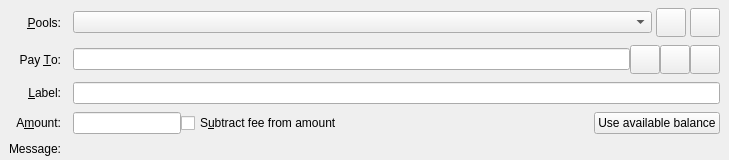
<?xml version="1.0" encoding="UTF-8"?>
<ui version="4.0">
 <class>SendCoinsEntry</class>
 <widget class="QStackedWidget" name="SendCoinsEntry">
  <property name="geometry">
   <rect>
    <x>0</x>
    <y>0</y>
    <width>729</width>
    <height>150</height>
   </rect>
  </property>
  <property name="focusPolicy">
   <enum>Qt::TabFocus</enum>
  </property>
  <property name="autoFillBackground">
   <bool>false</bool>
  </property>
  <widget class="QFrame" name="SendCoins">
   <property name="frameShape">
    <enum>QFrame::NoFrame</enum>
   </property>
   <layout class="QGridLayout" name="gridLayout">
    <property name="topMargin">
     <number>8</number>
    </property>
    <property name="bottomMargin">
     <number>4</number>
    </property>
    <property name="horizontalSpacing">
     <number>12</number>
    </property>
    <property name="verticalSpacing">
     <number>8</number>
    </property>
    <item row="0" column="0">
     <widget class="QLabel" name="stakingPoolLabel">
      <property name="text">
       <string>&amp;Pools:</string>
      </property>
      <property name="alignment">
       <set>Qt::AlignRight|Qt::AlignTrailing|Qt::AlignVCenter</set>
      </property>
      <property name="buddy">
       <cstring>stakingPoolSelector</cstring>
      </property>
     </widget>
    </item>
    <item row="0" column="1">
      <layout class="QHBoxLayout" name="stakingPoolToLayout">
        <property name="spacing">
          <number>4</number>
        </property>
        <item>
          <widget class="QComboBox" name="stakingPoolSelector" />
        </item>
        <item>
          <widget class="QToolButton" name="reloadStakingPools">
            <property name="toolTip">
              <string>Reload staking pools</string>
            </property>
            <property name="text">
              <string/>
            </property>
            <property name="icon">
              <iconset resource="../bitcoin.qrc">
                <normaloff>:/icons/synced</normaloff>:/icons/synced</iconset>
            </property>
            <property name="iconSize">
              <size>
                <width>22</width>
                <height>22</height>
              </size>
            </property>
          </widget>
        </item>
        <item>
          <widget class="QToolButton" name="createStakingPool">
            <property name="toolTip">
              <string>Create staking pool</string>
            </property>
            <property name="text">
              <string/>
            </property>
            <property name="icon">
              <iconset resource="../bitcoin.qrc">
                <normaloff>:/icons/add</normaloff>:/icons/add</iconset>
            </property>
            <property name="iconSize">
              <size>
                <width>22</width>
                <height>22</height>
              </size>
            </property>
          </widget>
        </item>
      </layout>
    </item>
    <item row="1" column="0">
     <widget class="QLabel" name="payToLabel">
      <property name="text">
       <string>Pay &amp;To:</string>
      </property>
      <property name="alignment">
       <set>Qt::AlignRight|Qt::AlignTrailing|Qt::AlignVCenter</set>
      </property>
      <property name="buddy">
       <cstring>payTo</cstring>
      </property>
     </widget>
    </item>
    <item row="1" column="1">
     <layout class="QHBoxLayout" name="payToLayout">
      <property name="spacing">
       <number>0</number>
      </property>
      <item>
       <widget class="QValidatedLineEdit" name="payTo">
        <property name="toolTip">
         <string>The Qitcoin address to send the payment to</string>
        </property>
       </widget>
      </item>
      <item>
       <widget class="QToolButton" name="addressBookButton">
        <property name="toolTip">
         <string>Choose previously used address</string>
        </property>
        <property name="text">
         <string/>
        </property>
        <property name="icon">
         <iconset resource="../bitcoin.qrc">
          <normaloff>:/icons/address-book</normaloff>:/icons/address-book</iconset>
        </property>
        <property name="iconSize">
         <size>
          <width>22</width>
          <height>22</height>
         </size>
        </property>
        <property name="shortcut">
         <string>Alt+A</string>
        </property>
       </widget>
      </item>
      <item>
       <widget class="QToolButton" name="pasteButton">
        <property name="toolTip">
         <string>Paste address from clipboard</string>
        </property>
        <property name="text">
         <string/>
        </property>
        <property name="icon">
         <iconset resource="../bitcoin.qrc">
          <normaloff>:/icons/editpaste</normaloff>:/icons/editpaste</iconset>
        </property>
        <property name="iconSize">
         <size>
          <width>22</width>
          <height>22</height>
         </size>
        </property>
        <property name="shortcut">
         <string>Alt+P</string>
        </property>
       </widget>
      </item>
      <item>
       <widget class="QToolButton" name="deleteButton">
        <property name="toolTip">
         <string>Remove this entry</string>
        </property>
        <property name="text">
         <string/>
        </property>
        <property name="icon">
         <iconset resource="../bitcoin.qrc">
          <normaloff>:/icons/remove</normaloff>:/icons/remove</iconset>
        </property>
        <property name="iconSize">
         <size>
          <width>22</width>
          <height>22</height>
         </size>
        </property>
       </widget>
      </item>
     </layout>
    </item>
    <item row="2" column="0">
     <widget class="QLabel" name="labellLabel">
      <property name="text">
       <string>&amp;Label:</string>
      </property>
      <property name="alignment">
       <set>Qt::AlignRight|Qt::AlignTrailing|Qt::AlignVCenter</set>
      </property>
      <property name="buddy">
       <cstring>addAsLabel</cstring>
      </property>
     </widget>
    </item>
    <item row="2" column="1">
     <widget class="QLineEdit" name="addAsLabel">
      <property name="toolTip">
       <string>Enter a label for this address to add it to the list of used addresses</string>
      </property>
     </widget>
    </item>
    <item row="4" column="0">
     <widget class="QLabel" name="amountLabel">
      <property name="text">
       <string>A&amp;mount:</string>
      </property>
      <property name="alignment">
       <set>Qt::AlignRight|Qt::AlignTrailing|Qt::AlignVCenter</set>
      </property>
      <property name="buddy">
       <cstring>payAmount</cstring>
      </property>
     </widget>
    </item>
    <item row="5" column="0">
     <widget class="QLabel" name="messageLabel">
      <property name="text">
       <string>Message:</string>
      </property>
      <property name="alignment">
       <set>Qt::AlignRight|Qt::AlignTrailing|Qt::AlignVCenter</set>
      </property>
     </widget>
    </item>
    <item row="4" column="1">
     <layout class="QHBoxLayout" name="horizontalLayoutAmount" stretch="0,1,0">
      <item>
       <widget class="BitcoinAmountField" name="payAmount"/>
      </item>
      <item>
       <widget class="QCheckBox" name="checkboxSubtractFeeFromAmount">
        <property name="toolTip">
         <string>The fee will be deducted from the amount being sent. The recipient will receive less QTCs than you enter in the amount field. If multiple recipients are selected, the fee is split equally.</string>
        </property>
        <property name="text">
         <string>S&amp;ubtract fee from amount</string>
        </property>
       </widget>
      </item>
      <item>
       <widget class="QPushButton" name="useAvailableBalanceButton">
        <property name="text">
         <string>Use available balance</string>
        </property>
       </widget>
      </item>
     </layout>
    </item>
    <item row="5" column="1">
     <widget class="QLabel" name="messageTextLabel">
      <property name="toolTip">
       <string>A message that was attached to the qitcoin: URI which will be stored with the transaction for your reference. Note: This message will not be sent over the Qitcoin network.</string>
      </property>
     </widget>
    </item>
   </layout>
  </widget>
  <widget class="QFrame" name="SendCoins_UnauthenticatedPaymentRequest">
   <property name="palette">
    <palette>
     <active>
      <colorrole role="WindowText">
       <brush brushstyle="SolidPattern">
        <color alpha="255">
         <red>0</red>
         <green>0</green>
         <blue>0</blue>
        </color>
       </brush>
      </colorrole>
      <colorrole role="Button">
       <brush brushstyle="SolidPattern">
        <color alpha="255">
         <red>255</red>
         <green>255</green>
         <blue>127</blue>
        </color>
       </brush>
      </colorrole>
      <colorrole role="Light">
       <brush brushstyle="SolidPattern">
        <color alpha="255">
         <red>255</red>
         <green>255</green>
         <blue>255</blue>
        </color>
       </brush>
      </colorrole>
      <colorrole role="Midlight">
       <brush brushstyle="SolidPattern">
        <color alpha="255">
         <red>255</red>
         <green>255</green>
         <blue>191</blue>
        </color>
       </brush>
      </colorrole>
      <colorrole role="Dark">
       <brush brushstyle="SolidPattern">
        <color alpha="255">
         <red>127</red>
         <green>127</green>
         <blue>63</blue>
        </color>
       </brush>
      </colorrole>
      <colorrole role="Mid">
       <brush brushstyle="SolidPattern">
        <color alpha="255">
         <red>170</red>
         <green>170</green>
         <blue>84</blue>
        </color>
       </brush>
      </colorrole>
      <colorrole role="Text">
       <brush brushstyle="SolidPattern">
        <color alpha="255">
         <red>0</red>
         <green>0</green>
         <blue>0</blue>
        </color>
       </brush>
      </colorrole>
      <colorrole role="BrightText">
       <brush brushstyle="SolidPattern">
        <color alpha="255">
         <red>255</red>
         <green>255</green>
         <blue>255</blue>
        </color>
       </brush>
      </colorrole>
      <colorrole role="ButtonText">
       <brush brushstyle="SolidPattern">
        <color alpha="255">
         <red>0</red>
         <green>0</green>
         <blue>0</blue>
        </color>
       </brush>
      </colorrole>
      <colorrole role="Base">
       <brush brushstyle="SolidPattern">
        <color alpha="255">
         <red>255</red>
         <green>255</green>
         <blue>255</blue>
        </color>
       </brush>
      </colorrole>
      <colorrole role="Window">
       <brush brushstyle="SolidPattern">
        <color alpha="255">
         <red>255</red>
         <green>255</green>
         <blue>127</blue>
        </color>
       </brush>
      </colorrole>
      <colorrole role="Shadow">
       <brush brushstyle="SolidPattern">
        <color alpha="255">
         <red>0</red>
         <green>0</green>
         <blue>0</blue>
        </color>
       </brush>
      </colorrole>
      <colorrole role="AlternateBase">
       <brush brushstyle="SolidPattern">
        <color alpha="255">
         <red>255</red>
         <green>255</green>
         <blue>191</blue>
        </color>
       </brush>
      </colorrole>
      <colorrole role="ToolTipBase">
       <brush brushstyle="SolidPattern">
        <color alpha="255">
         <red>255</red>
         <green>255</green>
         <blue>220</blue>
        </color>
       </brush>
      </colorrole>
      <colorrole role="ToolTipText">
       <brush brushstyle="SolidPattern">
        <color alpha="255">
         <red>0</red>
         <green>0</green>
         <blue>0</blue>
        </color>
       </brush>
      </colorrole>
     </active>
     <inactive>
      <colorrole role="WindowText">
       <brush brushstyle="SolidPattern">
        <color alpha="255">
         <red>0</red>
         <green>0</green>
         <blue>0</blue>
        </color>
       </brush>
      </colorrole>
      <colorrole role="Button">
       <brush brushstyle="SolidPattern">
        <color alpha="255">
         <red>255</red>
         <green>255</green>
         <blue>127</blue>
        </color>
       </brush>
      </colorrole>
      <colorrole role="Light">
       <brush brushstyle="SolidPattern">
        <color alpha="255">
         <red>255</red>
         <green>255</green>
         <blue>255</blue>
        </color>
       </brush>
      </colorrole>
      <colorrole role="Midlight">
       <brush brushstyle="SolidPattern">
        <color alpha="255">
         <red>255</red>
         <green>255</green>
         <blue>191</blue>
        </color>
       </brush>
      </colorrole>
      <colorrole role="Dark">
       <brush brushstyle="SolidPattern">
        <color alpha="255">
         <red>127</red>
         <green>127</green>
         <blue>63</blue>
        </color>
       </brush>
      </colorrole>
      <colorrole role="Mid">
       <brush brushstyle="SolidPattern">
        <color alpha="255">
         <red>170</red>
         <green>170</green>
         <blue>84</blue>
        </color>
       </brush>
      </colorrole>
      <colorrole role="Text">
       <brush brushstyle="SolidPattern">
        <color alpha="255">
         <red>0</red>
         <green>0</green>
         <blue>0</blue>
        </color>
       </brush>
      </colorrole>
      <colorrole role="BrightText">
       <brush brushstyle="SolidPattern">
        <color alpha="255">
         <red>255</red>
         <green>255</green>
         <blue>255</blue>
        </color>
       </brush>
      </colorrole>
      <colorrole role="ButtonText">
       <brush brushstyle="SolidPattern">
        <color alpha="255">
         <red>0</red>
         <green>0</green>
         <blue>0</blue>
        </color>
       </brush>
      </colorrole>
      <colorrole role="Base">
       <brush brushstyle="SolidPattern">
        <color alpha="255">
         <red>255</red>
         <green>255</green>
         <blue>255</blue>
        </color>
       </brush>
      </colorrole>
      <colorrole role="Window">
       <brush brushstyle="SolidPattern">
        <color alpha="255">
         <red>255</red>
         <green>255</green>
         <blue>127</blue>
        </color>
       </brush>
      </colorrole>
      <colorrole role="Shadow">
       <brush brushstyle="SolidPattern">
        <color alpha="255">
         <red>0</red>
         <green>0</green>
         <blue>0</blue>
        </color>
       </brush>
      </colorrole>
      <colorrole role="AlternateBase">
       <brush brushstyle="SolidPattern">
        <color alpha="255">
         <red>255</red>
         <green>255</green>
         <blue>191</blue>
        </color>
       </brush>
      </colorrole>
      <colorrole role="ToolTipBase">
       <brush brushstyle="SolidPattern">
        <color alpha="255">
         <red>255</red>
         <green>255</green>
         <blue>220</blue>
        </color>
       </brush>
      </colorrole>
      <colorrole role="ToolTipText">
       <brush brushstyle="SolidPattern">
        <color alpha="255">
         <red>0</red>
         <green>0</green>
         <blue>0</blue>
        </color>
       </brush>
      </colorrole>
     </inactive>
     <disabled>
      <colorrole role="WindowText">
       <brush brushstyle="SolidPattern">
        <color alpha="255">
         <red>127</red>
         <green>127</green>
         <blue>63</blue>
        </color>
       </brush>
      </colorrole>
      <colorrole role="Button">
       <brush brushstyle="SolidPattern">
        <color alpha="255">
         <red>255</red>
         <green>255</green>
         <blue>127</blue>
        </color>
       </brush>
      </colorrole>
      <colorrole role="Light">
       <brush brushstyle="SolidPattern">
        <color alpha="255">
         <red>255</red>
         <green>255</green>
         <blue>255</blue>
        </color>
       </brush>
      </colorrole>
      <colorrole role="Midlight">
       <brush brushstyle="SolidPattern">
        <color alpha="255">
         <red>255</red>
         <green>255</green>
         <blue>191</blue>
        </color>
       </brush>
      </colorrole>
      <colorrole role="Dark">
       <brush brushstyle="SolidPattern">
        <color alpha="255">
         <red>127</red>
         <green>127</green>
         <blue>63</blue>
        </color>
       </brush>
      </colorrole>
      <colorrole role="Mid">
       <brush brushstyle="SolidPattern">
        <color alpha="255">
         <red>170</red>
         <green>170</green>
         <blue>84</blue>
        </color>
       </brush>
      </colorrole>
      <colorrole role="Text">
       <brush brushstyle="SolidPattern">
        <color alpha="255">
         <red>127</red>
         <green>127</green>
         <blue>63</blue>
        </color>
       </brush>
      </colorrole>
      <colorrole role="BrightText">
       <brush brushstyle="SolidPattern">
        <color alpha="255">
         <red>255</red>
         <green>255</green>
         <blue>255</blue>
        </color>
       </brush>
      </colorrole>
      <colorrole role="ButtonText">
       <brush brushstyle="SolidPattern">
        <color alpha="255">
         <red>127</red>
         <green>127</green>
         <blue>63</blue>
        </color>
       </brush>
      </colorrole>
      <colorrole role="Base">
       <brush brushstyle="SolidPattern">
        <color alpha="255">
         <red>255</red>
         <green>255</green>
         <blue>127</blue>
        </color>
       </brush>
      </colorrole>
      <colorrole role="Window">
       <brush brushstyle="SolidPattern">
        <color alpha="255">
         <red>255</red>
         <green>255</green>
         <blue>127</blue>
        </color>
       </brush>
      </colorrole>
      <colorrole role="Shadow">
       <brush brushstyle="SolidPattern">
        <color alpha="255">
         <red>0</red>
         <green>0</green>
         <blue>0</blue>
        </color>
       </brush>
      </colorrole>
      <colorrole role="AlternateBase">
       <brush brushstyle="SolidPattern">
        <color alpha="255">
         <red>255</red>
         <green>255</green>
         <blue>127</blue>
        </color>
       </brush>
      </colorrole>
      <colorrole role="ToolTipBase">
       <brush brushstyle="SolidPattern">
        <color alpha="255">
         <red>255</red>
         <green>255</green>
         <blue>220</blue>
        </color>
       </brush>
      </colorrole>
      <colorrole role="ToolTipText">
       <brush brushstyle="SolidPattern">
        <color alpha="255">
         <red>0</red>
         <green>0</green>
         <blue>0</blue>
        </color>
       </brush>
      </colorrole>
     </disabled>
    </palette>
   </property>
   <property name="toolTip">
    <string>This is an unauthenticated payment request.</string>
   </property>
   <property name="autoFillBackground">
    <bool>true</bool>
   </property>
   <property name="frameShape">
    <enum>QFrame::NoFrame</enum>
   </property>
   <layout class="QGridLayout" name="gridLayout_is">
    <property name="spacing">
     <number>12</number>
    </property>
    <item row="0" column="0">
     <widget class="QLabel" name="payToLabel_is">
      <property name="minimumSize">
       <size>
        <width>80</width>
        <height>0</height>
       </size>
      </property>
      <property name="text">
       <string>Pay To:</string>
      </property>
      <property name="alignment">
       <set>Qt::AlignRight|Qt::AlignTrailing|Qt::AlignVCenter</set>
      </property>
     </widget>
    </item>
    <item row="0" column="1">
     <layout class="QHBoxLayout" name="payToLayout_is">
      <property name="spacing">
       <number>0</number>
      </property>
      <item>
       <widget class="QLabel" name="payTo_is"/>
      </item>
      <item>
       <widget class="QToolButton" name="deleteButton_is">
        <property name="toolTip">
         <string>Remove this entry</string>
        </property>
        <property name="text">
         <string/>
        </property>
        <property name="icon">
         <iconset resource="../bitcoin.qrc">
          <normaloff>:/icons/remove</normaloff>:/icons/remove</iconset>
        </property>
       </widget>
      </item>
     </layout>
    </item>
    <item row="1" column="0">
     <widget class="QLabel" name="memoLabel_is">
      <property name="minimumSize">
       <size>
        <width>80</width>
        <height>0</height>
       </size>
      </property>
      <property name="text">
       <string>Memo:</string>
      </property>
      <property name="alignment">
       <set>Qt::AlignRight|Qt::AlignTrailing|Qt::AlignVCenter</set>
      </property>
     </widget>
    </item>
    <item row="1" column="1">
     <widget class="QLabel" name="memoTextLabel_is">
      <property name="textFormat">
       <enum>Qt::PlainText</enum>
      </property>
     </widget>
    </item>
    <item row="2" column="0">
     <widget class="QLabel" name="amountLabel_is">
      <property name="minimumSize">
       <size>
        <width>80</width>
        <height>0</height>
       </size>
      </property>
      <property name="text">
       <string>A&amp;mount:</string>
      </property>
      <property name="alignment">
       <set>Qt::AlignRight|Qt::AlignTrailing|Qt::AlignVCenter</set>
      </property>
      <property name="buddy">
       <cstring>payAmount_is</cstring>
      </property>
     </widget>
    </item>
    <item row="2" column="1">
     <widget class="BitcoinAmountField" name="payAmount_is">
      <property name="acceptDrops">
       <bool>false</bool>
      </property>
     </widget>
    </item>
   </layout>
  </widget>
  <widget class="QFrame" name="SendCoins_AuthenticatedPaymentRequest">
   <property name="palette">
    <palette>
     <active>
      <colorrole role="WindowText">
       <brush brushstyle="SolidPattern">
        <color alpha="255">
         <red>0</red>
         <green>0</green>
         <blue>0</blue>
        </color>
       </brush>
      </colorrole>
      <colorrole role="Button">
       <brush brushstyle="SolidPattern">
        <color alpha="255">
         <red>140</red>
         <green>232</green>
         <blue>119</blue>
        </color>
       </brush>
      </colorrole>
      <colorrole role="Light">
       <brush brushstyle="SolidPattern">
        <color alpha="255">
         <red>230</red>
         <green>255</green>
         <blue>224</blue>
        </color>
       </brush>
      </colorrole>
      <colorrole role="Midlight">
       <brush brushstyle="SolidPattern">
        <color alpha="255">
         <red>185</red>
         <green>243</green>
         <blue>171</blue>
        </color>
       </brush>
      </colorrole>
      <colorrole role="Dark">
       <brush brushstyle="SolidPattern">
        <color alpha="255">
         <red>70</red>
         <green>116</green>
         <blue>59</blue>
        </color>
       </brush>
      </colorrole>
      <colorrole role="Mid">
       <brush brushstyle="SolidPattern">
        <color alpha="255">
         <red>93</red>
         <green>155</green>
         <blue>79</blue>
        </color>
       </brush>
      </colorrole>
      <colorrole role="Text">
       <brush brushstyle="SolidPattern">
        <color alpha="255">
         <red>0</red>
         <green>0</green>
         <blue>0</blue>
        </color>
       </brush>
      </colorrole>
      <colorrole role="BrightText">
       <brush brushstyle="SolidPattern">
        <color alpha="255">
         <red>155</red>
         <green>255</green>
         <blue>147</blue>
        </color>
       </brush>
      </colorrole>
      <colorrole role="ButtonText">
       <brush brushstyle="SolidPattern">
        <color alpha="255">
         <red>0</red>
         <green>0</green>
         <blue>0</blue>
        </color>
       </brush>
      </colorrole>
      <colorrole role="Base">
       <brush brushstyle="SolidPattern">
        <color alpha="255">
         <red>119</red>
         <green>255</green>
         <blue>233</blue>
        </color>
       </brush>
      </colorrole>
      <colorrole role="Window">
       <brush brushstyle="SolidPattern">
        <color alpha="255">
         <red>140</red>
         <green>232</green>
         <blue>119</blue>
        </color>
       </brush>
      </colorrole>
      <colorrole role="Shadow">
       <brush brushstyle="SolidPattern">
        <color alpha="255">
         <red>0</red>
         <green>0</green>
         <blue>0</blue>
        </color>
       </brush>
      </colorrole>
      <colorrole role="AlternateBase">
       <brush brushstyle="SolidPattern">
        <color alpha="255">
         <red>197</red>
         <green>243</green>
         <blue>187</blue>
        </color>
       </brush>
      </colorrole>
      <colorrole role="NoRole">
       <brush brushstyle="SolidPattern">
        <color alpha="255">
         <red>125</red>
         <green>194</green>
         <blue>122</blue>
        </color>
       </brush>
      </colorrole>
      <colorrole role="ToolTipBase">
       <brush brushstyle="SolidPattern">
        <color alpha="255">
         <red>255</red>
         <green>255</green>
         <blue>220</blue>
        </color>
       </brush>
      </colorrole>
      <colorrole role="ToolTipText">
       <brush brushstyle="SolidPattern">
        <color alpha="255">
         <red>0</red>
         <green>0</green>
         <blue>0</blue>
        </color>
       </brush>
      </colorrole>
     </active>
     <inactive>
      <colorrole role="WindowText">
       <brush brushstyle="SolidPattern">
        <color alpha="255">
         <red>0</red>
         <green>0</green>
         <blue>0</blue>
        </color>
       </brush>
      </colorrole>
      <colorrole role="Button">
       <brush brushstyle="SolidPattern">
        <color alpha="255">
         <red>140</red>
         <green>232</green>
         <blue>119</blue>
        </color>
       </brush>
      </colorrole>
      <colorrole role="Light">
       <brush brushstyle="SolidPattern">
        <color alpha="255">
         <red>230</red>
         <green>255</green>
         <blue>224</blue>
        </color>
       </brush>
      </colorrole>
      <colorrole role="Midlight">
       <brush brushstyle="SolidPattern">
        <color alpha="255">
         <red>185</red>
         <green>243</green>
         <blue>171</blue>
        </color>
       </brush>
      </colorrole>
      <colorrole role="Dark">
       <brush brushstyle="SolidPattern">
        <color alpha="255">
         <red>70</red>
         <green>116</green>
         <blue>59</blue>
        </color>
       </brush>
      </colorrole>
      <colorrole role="Mid">
       <brush brushstyle="SolidPattern">
        <color alpha="255">
         <red>93</red>
         <green>155</green>
         <blue>79</blue>
        </color>
       </brush>
      </colorrole>
      <colorrole role="Text">
       <brush brushstyle="SolidPattern">
        <color alpha="255">
         <red>0</red>
         <green>0</green>
         <blue>0</blue>
        </color>
       </brush>
      </colorrole>
      <colorrole role="BrightText">
       <brush brushstyle="SolidPattern">
        <color alpha="255">
         <red>155</red>
         <green>255</green>
         <blue>147</blue>
        </color>
       </brush>
      </colorrole>
      <colorrole role="ButtonText">
       <brush brushstyle="SolidPattern">
        <color alpha="255">
         <red>0</red>
         <green>0</green>
         <blue>0</blue>
        </color>
       </brush>
      </colorrole>
      <colorrole role="Base">
       <brush brushstyle="SolidPattern">
        <color alpha="255">
         <red>119</red>
         <green>255</green>
         <blue>233</blue>
        </color>
       </brush>
      </colorrole>
      <colorrole role="Window">
       <brush brushstyle="SolidPattern">
        <color alpha="255">
         <red>140</red>
         <green>232</green>
         <blue>119</blue>
        </color>
       </brush>
      </colorrole>
      <colorrole role="Shadow">
       <brush brushstyle="SolidPattern">
        <color alpha="255">
         <red>0</red>
         <green>0</green>
         <blue>0</blue>
        </color>
       </brush>
      </colorrole>
      <colorrole role="AlternateBase">
       <brush brushstyle="SolidPattern">
        <color alpha="255">
         <red>197</red>
         <green>243</green>
         <blue>187</blue>
        </color>
       </brush>
      </colorrole>
      <colorrole role="NoRole">
       <brush brushstyle="SolidPattern">
        <color alpha="255">
         <red>125</red>
         <green>194</green>
         <blue>122</blue>
        </color>
       </brush>
      </colorrole>
      <colorrole role="ToolTipBase">
       <brush brushstyle="SolidPattern">
        <color alpha="255">
         <red>255</red>
         <green>255</green>
         <blue>220</blue>
        </color>
       </brush>
      </colorrole>
      <colorrole role="ToolTipText">
       <brush brushstyle="SolidPattern">
        <color alpha="255">
         <red>0</red>
         <green>0</green>
         <blue>0</blue>
        </color>
       </brush>
      </colorrole>
     </inactive>
     <disabled>
      <colorrole role="WindowText">
       <brush brushstyle="SolidPattern">
        <color alpha="255">
         <red>70</red>
         <green>116</green>
         <blue>59</blue>
        </color>
       </brush>
      </colorrole>
      <colorrole role="Button">
       <brush brushstyle="SolidPattern">
        <color alpha="255">
         <red>140</red>
         <green>232</green>
         <blue>119</blue>
        </color>
       </brush>
      </colorrole>
      <colorrole role="Light">
       <brush brushstyle="SolidPattern">
        <color alpha="255">
         <red>230</red>
         <green>255</green>
         <blue>224</blue>
        </color>
       </brush>
      </colorrole>
      <colorrole role="Midlight">
       <brush brushstyle="SolidPattern">
        <color alpha="255">
         <red>185</red>
         <green>243</green>
         <blue>171</blue>
        </color>
       </brush>
      </colorrole>
      <colorrole role="Dark">
       <brush brushstyle="SolidPattern">
        <color alpha="255">
         <red>70</red>
         <green>116</green>
         <blue>59</blue>
        </color>
       </brush>
      </colorrole>
      <colorrole role="Mid">
       <brush brushstyle="SolidPattern">
        <color alpha="255">
         <red>93</red>
         <green>155</green>
         <blue>79</blue>
        </color>
       </brush>
      </colorrole>
      <colorrole role="Text">
       <brush brushstyle="SolidPattern">
        <color alpha="255">
         <red>70</red>
         <green>116</green>
         <blue>59</blue>
        </color>
       </brush>
      </colorrole>
      <colorrole role="BrightText">
       <brush brushstyle="SolidPattern">
        <color alpha="255">
         <red>155</red>
         <green>255</green>
         <blue>147</blue>
        </color>
       </brush>
      </colorrole>
      <colorrole role="ButtonText">
       <brush brushstyle="SolidPattern">
        <color alpha="255">
         <red>70</red>
         <green>116</green>
         <blue>59</blue>
        </color>
       </brush>
      </colorrole>
      <colorrole role="Base">
       <brush brushstyle="SolidPattern">
        <color alpha="255">
         <red>140</red>
         <green>232</green>
         <blue>119</blue>
        </color>
       </brush>
      </colorrole>
      <colorrole role="Window">
       <brush brushstyle="SolidPattern">
        <color alpha="255">
         <red>140</red>
         <green>232</green>
         <blue>119</blue>
        </color>
       </brush>
      </colorrole>
      <colorrole role="Shadow">
       <brush brushstyle="SolidPattern">
        <color alpha="255">
         <red>0</red>
         <green>0</green>
         <blue>0</blue>
        </color>
       </brush>
      </colorrole>
      <colorrole role="AlternateBase">
       <brush brushstyle="SolidPattern">
        <color alpha="255">
         <red>140</red>
         <green>232</green>
         <blue>119</blue>
        </color>
       </brush>
      </colorrole>
      <colorrole role="NoRole">
       <brush brushstyle="SolidPattern">
        <color alpha="255">
         <red>125</red>
         <green>194</green>
         <blue>122</blue>
        </color>
       </brush>
      </colorrole>
      <colorrole role="ToolTipBase">
       <brush brushstyle="SolidPattern">
        <color alpha="255">
         <red>255</red>
         <green>255</green>
         <blue>220</blue>
        </color>
       </brush>
      </colorrole>
      <colorrole role="ToolTipText">
       <brush brushstyle="SolidPattern">
        <color alpha="255">
         <red>0</red>
         <green>0</green>
         <blue>0</blue>
        </color>
       </brush>
      </colorrole>
     </disabled>
    </palette>
   </property>
   <property name="toolTip">
    <string>This is an authenticated payment request.</string>
   </property>
   <property name="autoFillBackground">
    <bool>true</bool>
   </property>
   <property name="frameShape">
    <enum>QFrame::NoFrame</enum>
   </property>
   <layout class="QGridLayout" name="gridLayout_s">
    <property name="spacing">
     <number>12</number>
    </property>
    <item row="0" column="0">
     <widget class="QLabel" name="payToLabel_s">
      <property name="text">
       <string>Pay To:</string>
      </property>
      <property name="alignment">
       <set>Qt::AlignRight|Qt::AlignTrailing|Qt::AlignVCenter</set>
      </property>
     </widget>
    </item>
    <item row="0" column="1">
     <layout class="QHBoxLayout" name="payToLayout_s">
      <property name="spacing">
       <number>0</number>
      </property>
      <item>
       <widget class="QLabel" name="payTo_s">
        <property name="textFormat">
         <enum>Qt::PlainText</enum>
        </property>
       </widget>
      </item>
      <item>
       <widget class="QToolButton" name="deleteButton_s">
        <property name="toolTip">
         <string>Remove this entry</string>
        </property>
        <property name="text">
         <string/>
        </property>
        <property name="icon">
         <iconset resource="../bitcoin.qrc">
          <normaloff>:/icons/remove</normaloff>:/icons/remove</iconset>
        </property>
       </widget>
      </item>
     </layout>
    </item>
    <item row="1" column="0">
     <widget class="QLabel" name="memoLabel_s">
      <property name="text">
       <string>Memo:</string>
      </property>
      <property name="alignment">
       <set>Qt::AlignRight|Qt::AlignTrailing|Qt::AlignVCenter</set>
      </property>
     </widget>
    </item>
    <item row="1" column="1">
     <widget class="QLabel" name="memoTextLabel_s">
      <property name="textFormat">
       <enum>Qt::PlainText</enum>
      </property>
     </widget>
    </item>
    <item row="2" column="0">
     <widget class="QLabel" name="amountLabel_s">
      <property name="text">
       <string>A&amp;mount:</string>
      </property>
      <property name="alignment">
       <set>Qt::AlignRight|Qt::AlignTrailing|Qt::AlignVCenter</set>
      </property>
      <property name="buddy">
       <cstring>payAmount_s</cstring>
      </property>
     </widget>
    </item>
    <item row="2" column="1">
     <widget class="BitcoinAmountField" name="payAmount_s">
      <property name="acceptDrops">
       <bool>false</bool>
      </property>
     </widget>
    </item>
   </layout>
  </widget>
  <widget class="QFrame" name="SendCoins_BindPlotterId"/>
 </widget>
 <customwidgets>
  <customwidget>
   <class>QValidatedLineEdit</class>
   <extends>QLineEdit</extends>
   <header>qt/qvalidatedlineedit.h</header>
  </customwidget>
  <customwidget>
   <class>BitcoinAmountField</class>
   <extends>QLineEdit</extends>
   <header>qt/bitcoinamountfield.h</header>
  </customwidget>
 </customwidgets>
 <tabstops>
  <tabstop>payTo</tabstop>
  <tabstop>addressBookButton</tabstop>
  <tabstop>pasteButton</tabstop>
  <tabstop>deleteButton</tabstop>
  <tabstop>addAsLabel</tabstop>
  <tabstop>payAmount</tabstop>
  <tabstop>payAmount_is</tabstop>
  <tabstop>deleteButton_is</tabstop>
  <tabstop>payAmount_s</tabstop>
  <tabstop>deleteButton_s</tabstop>
 </tabstops>
 <resources>
  <include location="../bitcoin.qrc"/>
 </resources>
 <connections/>
</ui>
